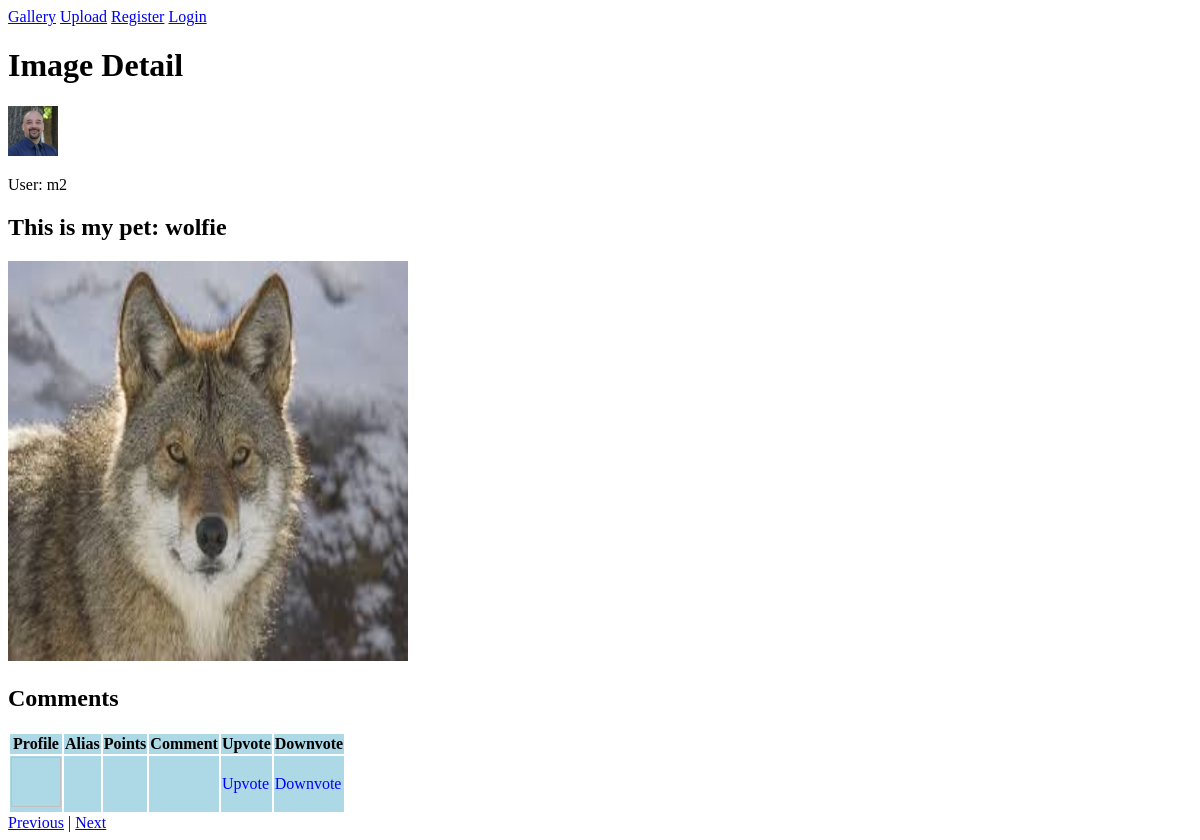
Page /cst243cst209cst220cweb280a5/pages/details.php?id=4 on the committed database.
### tables this page shows
CREATE TABLE Member (memberId INTEGER PRIMARY KEY AUTOINCREMENT,
password TEXT(255) NOT NULL,
email VARCHAR(200) NOT NULL,
alias VARCHAR(15) NOT NULL,
profileImgPath VARCHAR NOT NULL);

CREATE TABLE Image (id INTEGER PRIMARY KEY AUTOINCREMENT,
path VARCHAR(255) NOT NULL,
memId INTEGER NOT NULL,
caption VARCHAR(144),
approved BOOLEAN NOT NULL,
views INTEGER);

### classes/DB3/Type.php (called while the page is built, shortened)
<?php
abstract class Type
{
    static public function bindType ($type)
    {
        switch($type)
        {
            case 'CHAR':
            case 'VARCHAR':
            case 'TINYTEXT':
            case 'TEXT':
            case 'MEDIUMTEXT':
            case 'LONGTEXT':
            case 'NCHAR':
            case 'NVARCHAR':
            case 'CLOB':
            case 'DATE':
            case 'DATETIME':
            case 'TIMESTAMP':
            case 'TIME':
                return SQLITE3_TEXT;
                break;
            case 'INTEGER':
            case 'TINYINT':
            case 'SMALLINT':
            case 'MEDIUMINT':
            case 'BIGINT':
            case 'INT2':
            case 'INT4':
            case 'INT8':
            case 'BOOLEAN':
                return SQLITE3_INTEGER;
                break;
        }
    }
}

### classes/DB3/Model.php (called while the page is built, shortened)
<?php
class Model
{
    private $cols;
    private $pkField;
    protected function defineColumn($field,$type=Type::TXT, $size=null, $isNullable = true, $isPK = false, $isAutoIncr =false)
    {
        $this->cols[$field] = new Column($field,$type, $size, $isNullable, $isPK, $isAutoIncr);
    }
    public function tableName()
    {
        return get_class($this);
    }
    public function getBindType($field)
    {
        return is_array($this->cols) && isset($this->cols[$field]) ? $this->cols[$field]->bindType : SQLITE3_TEXT ;
    }
    public function getPKField()
    {
        if(!isset($this->pkField) && is_array($this->cols))
        {
            foreach($this->cols as $field => $colDef)
            {
                if ($colDef->isPK)
                {
                    $this->pkField = $field;
                }
            }
        }
        return $this->pkField;
    }
}

### classes/DB3/DB3.php (called while the page is built, shortened)
<?php
class DB3 extends \SQLite3
{
    public function selectSome($class, $filters=array(), $andOperator=true)
    {
        return $this->selectSomeOrder($class,array(),$filters,$andOperator);
    }
    public function selectSomeOrder($class, $orders=array() ,$filters=array(), $andOperator=true)
    {
        $table = $class->tableName();
        $fieldValues = get_object_vars($class);
        $fieldList = implode(',',array_keys($fieldValues));
        $orders = array_intersect_key($orders,$fieldValues);
        array_walk($orders, function(&$val,$key){$val = $val==='DESC' ? "$key $val" : $key;});
        $orderList = empty($orders)?$class->getPKField(): implode(",\n",$orders);
        $oper = $andOperator? ' AND ': ' OR ';
        $filters = array_filter($filters,
            function($filt)use($fieldValues){
                return array_key_exists($filt->field,$fieldValues);
            });
        $filterList= empty($filters)?'1=1':implode($oper,$filters);
        $stmt = $this->prepare("SELECT $fieldList FROM $table WHERE $filterList ORDER BY $orderList");
        $i=1;
        foreach($filters as $filt){
            $stmt->bindValue($i,$filt->value,
                is_null($filt->value)? SQLITE3_NULL :$class->getBindType($filt->field)
            );
            $i++;
        }
        $result = $stmt->execute();
        if(!$result){
            return false;
        }else{
            $items = array();
            while($row = $result->fetchArray(SQLITE3_ASSOC))
            {
                $item = new $table();
                foreach($row as $col=>$val)
                {
                    $item->$col = $val;
                }
                $items[]=$item;
            }
            return $items;
        }
    }
}

### classes/DB3/Column.php (called while the page is built, shortened)
<?php
class Column
{
    public function __construct($name,$type=Type::TXT, $size=null, $isNullable = true, $isPK = false, $isAutoIncr =false)
    {
        $this->isPK = $isPK;
        $this->bindType = Type::bindType($type);
    }
}

### classes/DB3/Filter.php (called while the page is built, shortened)
<?php
class Filter
{
    public $field;
    public $comparer;
    public function __construct($field,$value,$comparer='=')
    {
        $this->field = $field;
        $this->value = $value;
        $this->comparer = $comparer;
    }
    public function __toString()
    {
        return "{$this->field} {$this->comparer} ?\n";
    }
}

### cst243cst209cst220cweb280a5/pages/details.php (the view, shortened to what this page needs)
<?php
$isOrigUploader = false;
$db = new DB3('../../db/imageranker.db');
$comment = new Comment();
$db->exec($comment->tableDefinition());
$allImages = $db->selectSomeOrder(new Image(), array('views'=>'DESC'), array(new Filter("approved", 1)));
if(isset($_GET['id']))
{
    $image = $db->selectSome(new Image(), array(new Filter('id', $_GET['id'])))[0];
}
if(isset($_GET['id']) && $image != false && $image->approved )
{
    $image->views += 1;
    $db->update($image);
    $origMember = $db->selectSome(new Member(), array(new Filter('memberId', $image->memId)))[0];
}
else
{
    $db->close();
    $db = null;
    header('Location: index.php');
}
$prevUrl = "";
$nextUrl = "";
$done = false;
for ($i = 0; $i < count($allImages) && !$done; $i++)
{
	if ($allImages[$i]->id === $image->id)
    {
        if ($i >= 1)
        {
        	$prevUrl = "href='details.php?id={$allImages[$i - 1]->id}'";
        }
        if ($i < count($allImages) - 1)
        {
        	$nextUrl = "href='details.php?id={$allImages[$i + 1]->id}'";
        }
        $done = true;
    }
}
?>
<!DOCTYPE html>
<html>
    <head>
        <link href="../style/pagestyling.css" rel="stylesheet" />
    </head>
    <body>
        <nav>
            <a href="index.php">Gallery</a>
            <a href="fileupload.php">Upload</a>
            <a href="memberregister.php">Register</a>
            <a href="memberlogin.php">Login</a>
        </nav>
        <h1>Image Detail</h1>
        <div>
            <img class="profile" src="<?=htmlentities($origMember->profileImgPath)?>" />
            <p>
                User: <?= htmlentities($origMember->alias)?>
            </p>
        </div>
        <div>
            <?php if($isOrigUploader)
                  {$inputCaption->render();
                  $imagePath->render();
                  } else { ?>
            <h2>
                <?=htmlentities($image->caption)?>
            </h2><?php } ?>
        </div>
        <img src="<?=htmlentities($image->path)?>" />
        <h2>Comments</h2>
        <table data-bind="sort: { list: comments}">
            <thead>
                <tr>
                    <th>Profile</th>
                    <th>Alias</th>
                    <th>Points</th>
                    <th>Comment</th>
                    <th>Upvote</th>
                    <th>Downvote</th>
                </tr>
            </thead>
            <tbody data-bind="foreach: comments">
                <tr>
                    <td><img class="profile" data-bind="attr: { src: imagePath }"/></td>
                    <td data-bind="text: alias"></td>
                    <td data-bind="text: ranking"></td>
                    <td data-bind="text: description"></td>
                    <td class="clickable" data-bind="attr: {'data-commentid': commentId}, click: vote">Upvote</td>
                    <td class="clickable" data-bind="attr: {'data-commentid': commentId}, click: vote">Downvote</td>
                </tr>
            </tbody>
        </table>
        <a <?= $prevUrl ?>>Previous</a> |
        <a <?= $nextUrl ?>>Next</a>
    </body>
</html>

### cst243cst209cst220cweb280a5/style/pagestyling.css (style rules this page uses)
img { width:400px; height:400px; }
.allImages:nth-child(odd), tr:nth-child(odd) { background-color:lightblue; }
img.profile { width: 50px; height: 50px; }
.clickable { cursor: pointer; color: blue; }

### rows in the picture
member: alias "m2"
image: caption "This is my pet: wolfie", path (picture)
